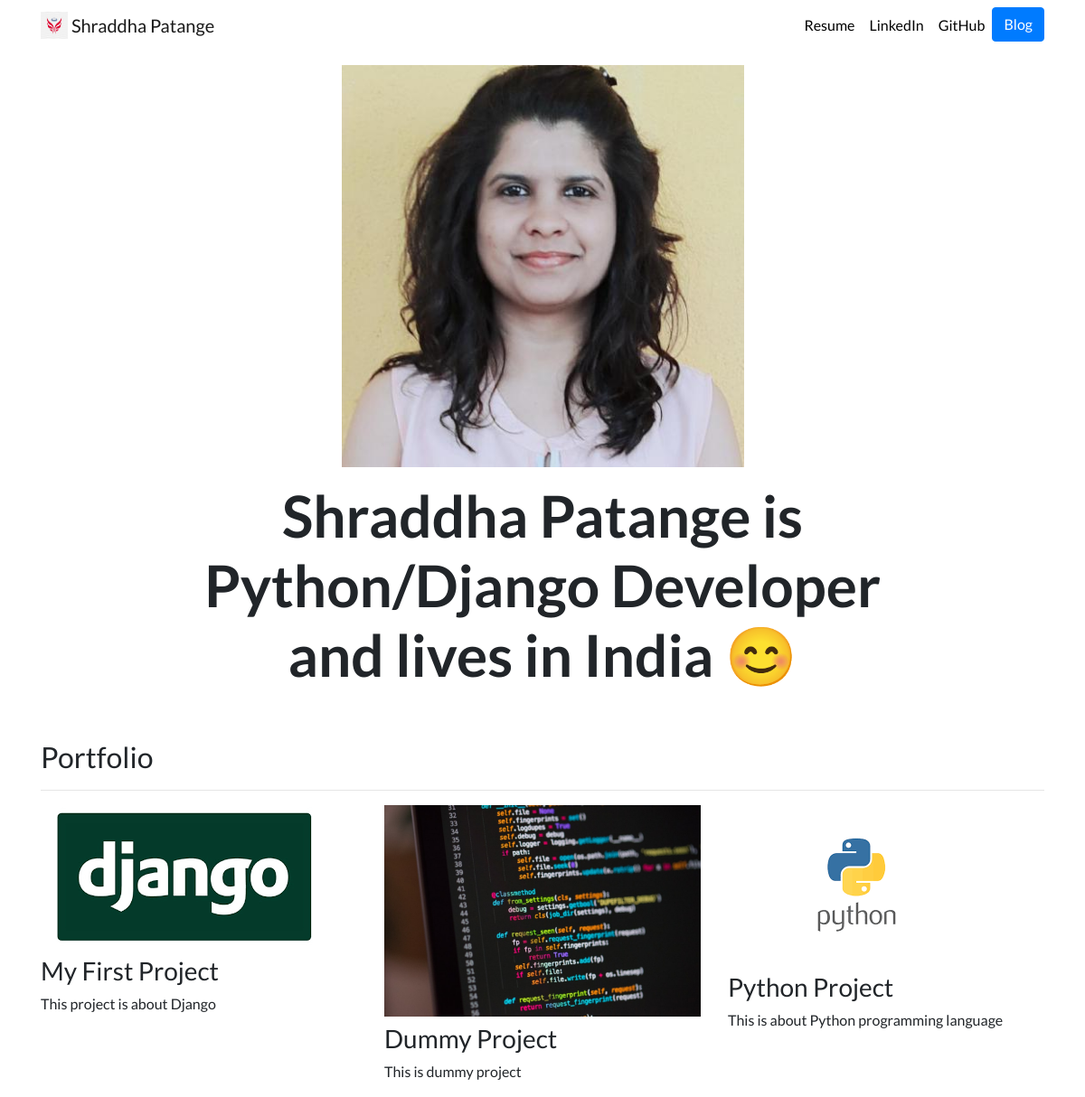
The page / on the database its author committed.
### portfolio/models.py (models this page shows, shortened)
class Project(models.Model):
    title = models.CharField(max_length = 100)
    description = models.CharField(max_length = 250)
    image = models.ImageField(upload_to= 'portfolio/images/')
    url = models.URLField(blank = True)

### portfolio/views.py (the view)
# urls.py: 2. Add a URL to urlpatterns:  path('', views.home, name='home')
def home(request):
    projects = Project.objects.all()
    return render(request, 'portfolio/home.html', {'projects':projects})

### portfolio/templates/portfolio/home.html
{% extends "portfolio/base.html" %}
{% load static %}
{% block content %}
<div class="row justify-content-center my-3">
  <div class="col-5">
    <img src="{% static 'portfolio/shrad.jpg' %}" class="img-fluid">
  </div>
</div>
<div class="row justify-content-center mb-3">
  <div class="col-md-9 text-center">
    <h1 id="hometext" class="font-weight-bold">Shraddha Patange is Python/Django Developer and lives in India 😊</h1>
  </div>
</div>
<h2 class="mt-5">Portfolio</h2>
<hr>
<div class="row">
  {% for project in projects %}
  <div class="col-lg-4 col-md-6">
    {% if project.url %}
    <a href="{{ project.url }}">
      <img src="{{ project.image.url }}" class="img-fluid mb-2">
    </a>
    {% else %}
    <img src="{{ project.image.url }}" class="img-fluid mb-2">
    {% endif %}
    <h3>{{ project.title }}</h3>
    <p>{{ project.description }}</p>
  </div>
  {% endfor %}
</div>
{% endblock %}

### portfolio/templates/portfolio/base.html (shortened to what this page needs)
{% load static %}
<!doctype html>
<html lang="en">
<head>
  <link rel="stylesheet" href="https://stackpath.bootstrapcdn.com/bootstrap/4.4.1/css/bootstrap.min.css">
  <link rel="stylesheet" href="{% static "portfolio/custom.css" %}">
</head>
<body>
  <nav id="topNav" class="navbar navbar-expand-md navbar-light">
    <div class="container">
      <a class="navbar-brand" href="{% url 'home' %}">
        <img src="{% static "portfolio/logo.png" %}" width="30" height="30" class="d-inline-block align-top" alt="Nick's Logo">
        <span>Shraddha Patange</span>
      </a>
      <div class="collapse navbar-collapse text-center" id="navbarNav">
        <ul class="navbar-nav ml-auto">
          <li class="nav-item">
            <a class="nav-link" href="{% static "portfolio/Shraddha.P_2022.pdf" %}">Resume</a>
          </li>
          <li class="nav-item">
            <a class="nav-link" href="https://www.linkedin.com/in/shraddha-patange-516839119/" target="_blank">LinkedIn</a>
          </li>
          <li class="nav-item">
            <a class="nav-link" href="https://github.com/Shraddha1303" target="_blank">GitHub</a>
          </li>
          <li>
            <a role="button" href="{% url 'blog:all_blogs' %}" class="btn btn-primary">Blog</a>
          </li>
        </ul>
      </div>
    </div>
  </nav>
  <div class="container">
    {% block content %}{% endblock %}
  </div>
</body>
</html>

### portfolio/static/portfolio/custom.css (style rules this page uses)
.navbar-nav .nav-link { color: rgba(0,0,0,1) !important; }
body { font-family: 'Lato', sans-serif; }
@media (min-width: 992px) { #hometext { font-size: 4rem; } }

### rows shown on the page
Project: image (picture), title "My First Project", description "This project is about Django"
Project: image (placeholder picture), title "Dummy Project", description "This is dummy project"
Project: image (picture), title "Python Project", description "This is about Python programming language"
